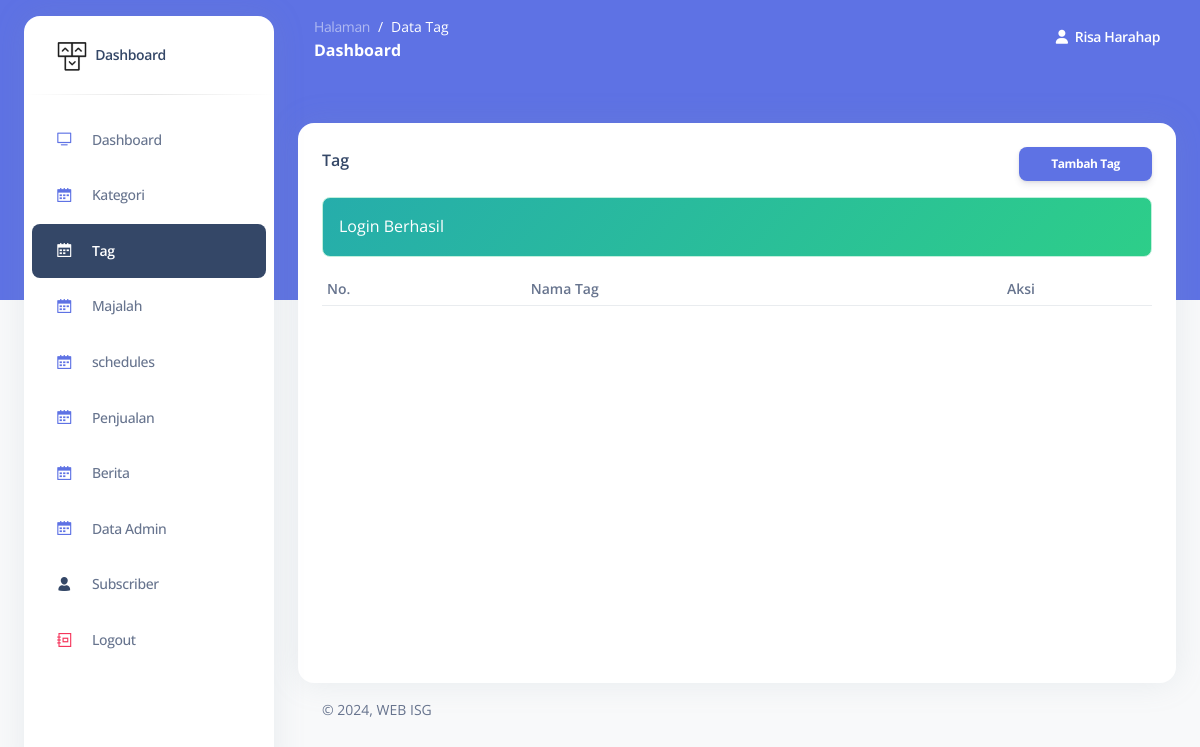
Before: /admin/tag.php (signed in) with the older database file.
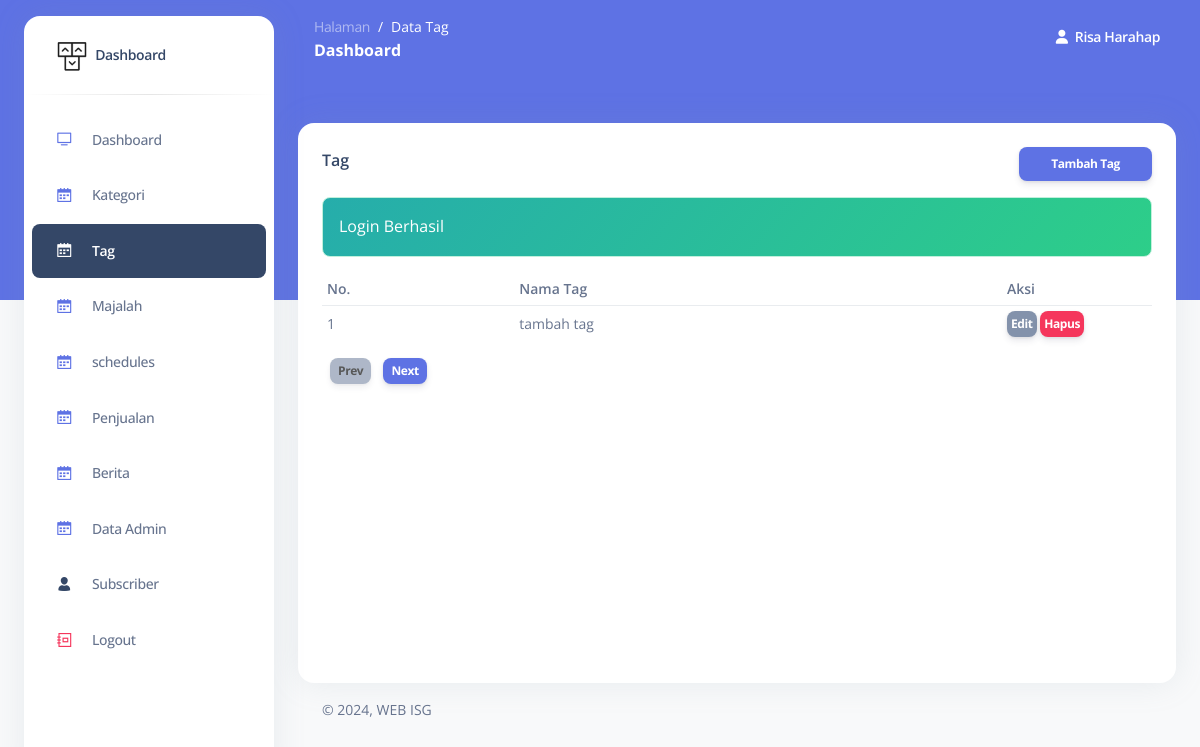
After: the same page with the newer database file.
### tables this page shows
CREATE TABLE `tag` (
  `id_tag` int NOT NULL,
  `nama` varchar(50) NOT NULL DEFAULT '0'
);

### admin/function/query.php (called while the page is built, shortened)
<?php
function query_select($table, $role = [])
{
  global $conn;
  $sql = "SELECT * FROM $table";
  if (isset($role['limit'])) {
    $sql .= " LIMIT " . $role['limit'];
  }
  $result = mysqli_query($conn, $sql);
  $rows = [];
  while ($row = mysqli_fetch_assoc($result)) {
    $rows[] = $row;
  }
  return $rows;
}

### admin/tag.php (the view, shortened to what this page needs)
<?php
$dataCount = 10;
$page = getPage();
$first = $page > 1 ? ($page * $dataCount) - $dataCount : 0;
$previousPage = $page - 1;
$nextPage = $page + 1;
$data = query_select("tag", [
	"limit" => "$first, $dataCount",
]);
 ?>
<!DOCTYPE html>
<html lang="en">
<body class="g-sidenav-show   bg-gray-100">
  <main class="main-content position-relative border-radius-lg ">
    <div class="container-fluid py-4">
      <div class="row mt-4">
        <div class="col-lg-12 mb-lg-0 mb-4">
          <div class="card " style="min-height: 70vh">
            <div class="card-body">
            	<div class="d-flex justify-content-between">
	              <h6 class="mb-2">Tag</h6>
            		<a href="tag-add.php" class="btn btn-sm btn-primary">Tambah Tag</a>
            	</div>
	            <div class="table-responsive">
	              <table class="table align-items-center ">
	              	<thead>
	              		<tr>
	              			<th>No.</th>
	              			<th>Nama Tag</th>
	              			<th style="width: 150px">Aksi</th>
	              		</tr>
	              	</thead>
	                <tbody>
	                	<?php if ($data): ?>
	                		<?php $no = 1; ?>
	                		<?php foreach ($data as $val): ?>
	                			<tr>
	                				<td><?= $first + $no++ ?></td>
	                				<td><?= $val["nama"] ?></td>
	                				<td>
	                					<a href="tag-edit.php?id=<?= $val["id_tag"] ?>" class="p-1 mb-0 btn btn-sm btn-secondary">Edit</a>
	                					<a href="hapus.php?id=<?= $val["id_tag"] ?>&data=tag" class="p-1 mb-0 btn btn-sm btn-danger">Hapus</a>
	                				</td>
	                			</tr>
	                		<?php endforeach ?>
	                	<?php endif ?>
	                </tbody>
	              </table>
	              <?php if ($data): ?>
	              <div class="d-flex justify-content-start">
                      <div>
                          <a href="?page=<?= $previousPage ?><?= get("q") ? "&q=" . get("q") : "" ?>" class="btn btn-sm ms-2 py-1 px-2 btn-secondary <?= $page == 1 ? "disabled" : "" ?>">Prev</a>
                          <a href="?page=<?= $nextPage ?><?= get("q") ? "&q=" . get("q") : "" ?>" class="btn btn-sm ms-2 py-1 px-2 btn-primary">Next</a>
                      </div>
                  </div>
	            </div>
              <?php endif ?>
            </div>
          </div>
        </div>
      </div>
    </div>
  </main>
</body>
</html>

Changed rows visible on the page:
added tag: no "1", nama "tambah tag"
Other visible differences:
text now shown: "Prev Next"
